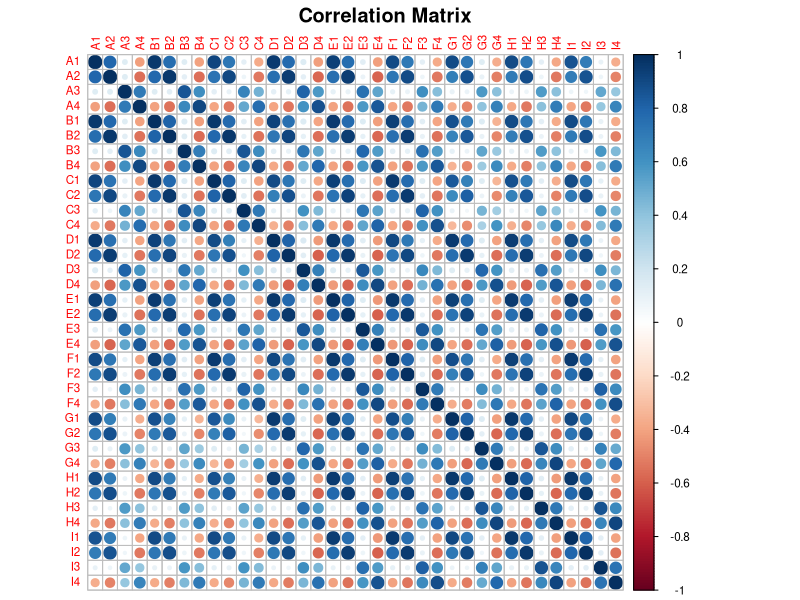
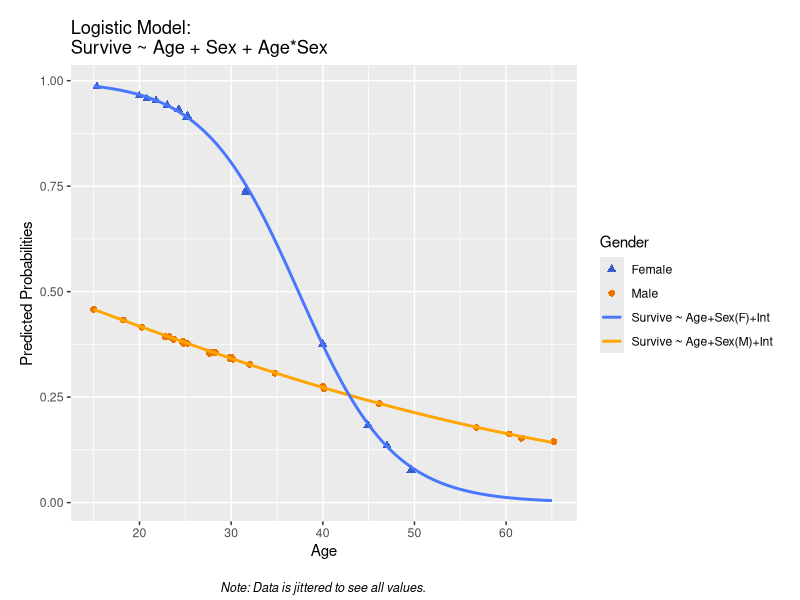

The R script that drew these images, in order:


# ---------------------------------------------------------
# ---------------------------------------------------------
#### Correlation Plots ####

library(corrplot) # corrplot()

setwd("D:/CSU Fullerton/MATH 537/Exams/Exam 2")


# Correlation Plots
landsat = read.table("Landsat.txt",header=TRUE)
classlabel = as.factor(landsat[,37])
land.data = landsat[,-37]

S = cov(land.data)
R = cov2cor(S)

# Correlation Matrix:
corrplot::corrplot(R,tl.cex=0.7,cl.cex=0.7,mar=c(0,1,1.5,2.5),title="Correlation Matrix")

# Clustered Correlation Matrix:
corrplot::corrplot(R,order="hclust",tl.cex=0.7,cl.cex=0.7,mar=c(0,1,1.5,2.5),
                   title="Clustered Correlation Matrix")


# ---------------------------------------------------------
# ---------------------------------------------------------
#### Logistic Regression ####
library(grid) # Grob()
library(ggplot2) # ggplot()

setwd("D:/CSU Fullerton/MATH 536/Homework/Homework 5")

donner = read.table("donner.txt")
colnames(donner) = c("age","sex","survive")
# Age
# Sex: (1=male, 0=female)
# Survive (1=survived, 0=dead)
age = donner$age
sex = donner$sex
survive = donner$survive


# Logistic Regression Model: Survival as a function of age, sex, and the interaction
model.c = glm(survive~age*sex,family=binomial("logit"))

# Data by Sex
donner.cM = data.frame(age[which(sex==1)],model.c$fitted.values[which(sex==1)])
donner.cF = data.frame(age[which(sex==0)],model.c$fitted.values[which(sex==0)])
text.xaxis = textGrob(label="Note: Data is jittered to see all values.",
                      gp=gpar(cex=0.75,fontface="italic"))

# Logistic Regression Functions
donner.male.int.fun <- function(x) {
  exp(7.24638-(0.19407*x)-6.92805+(0.16160*x))/
    (1+exp(7.24638-(0.19407*x)-6.92805+(0.16160*x)))
}
donner.female.int.fun <- function(x) {
  exp(7.24638-(0.19407*x))/(1+exp(7.24638-(0.19407*x)))
}

# Logistic Regression Plot with Interaction
plot.donnerc = ggplot() +
  geom_jitter(data=donner.cM,mapping=aes(x=donner.cM[,1],y=donner.cM[,2],color="Male"),
              size=2,shape=16) +
  geom_jitter(data=donner.cF,mapping=aes(x=donner.cF[,1],y=donner.cF[,2],color="Female"),
              size=2,shape=17) +
  theme(plot.margin=unit(c(1,1,2,1),"lines")) +
  annotation_custom(grob=text.xaxis,xmin=40,xmax=40,ymin=-0.2,ymax=-0.2) +
  stat_function(mapping=aes(color="Survive ~ Age+Sex(M)+Int"),fun=donner.male.int.fun,size=1) +
  stat_function(mapping=aes(color="Survive ~ Age+Sex(F)+Int"),fun=donner.female.int.fun,size=1) +
  scale_colour_manual(name="Gender",
                      values=c("Male"="darkorange2",
                               "Female"="royalblue3",
                               "Survive ~ Age+Sex(M)+Int"="orange",
                               "Survive ~ Age+Sex(F)+Int"="royalblue1")) +
  guides(colour=guide_legend(override.aes=list(linetype=c(0,0,1,1),
                                               shape=c(17,16,NA,NA))),
         guide="legend") +
  labs(title="Logistic Model:\nSurvive ~ Age + Sex + Age*Sex",
       x="Age",y="Predicted Probabilities")
plot.c = ggplot_gtable(ggplot_build(plot.donnerc))
plot.c$layout$clip[plot.c$layout$name=="panel"] <- "off"
grid.draw(plot.c)
